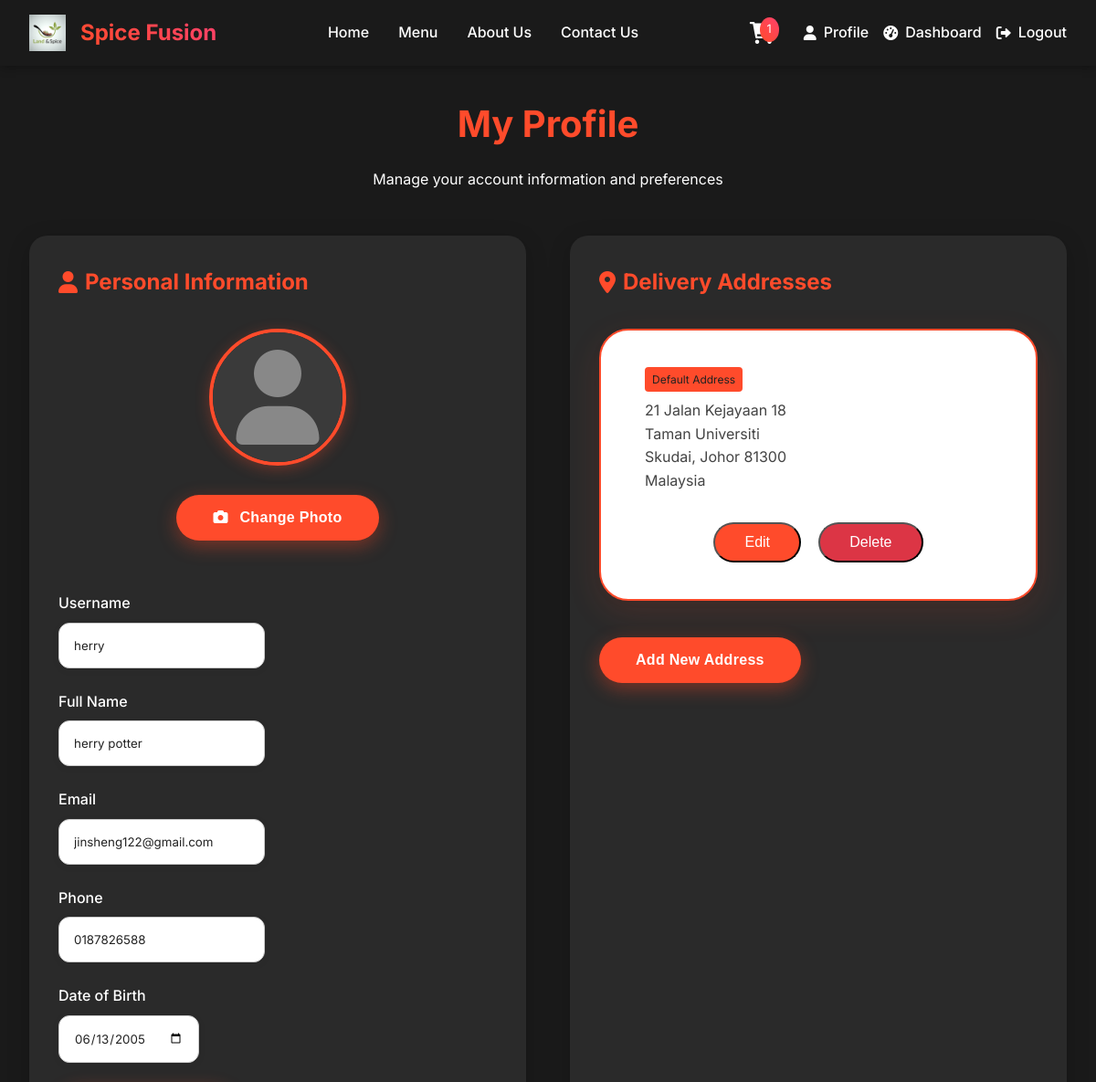
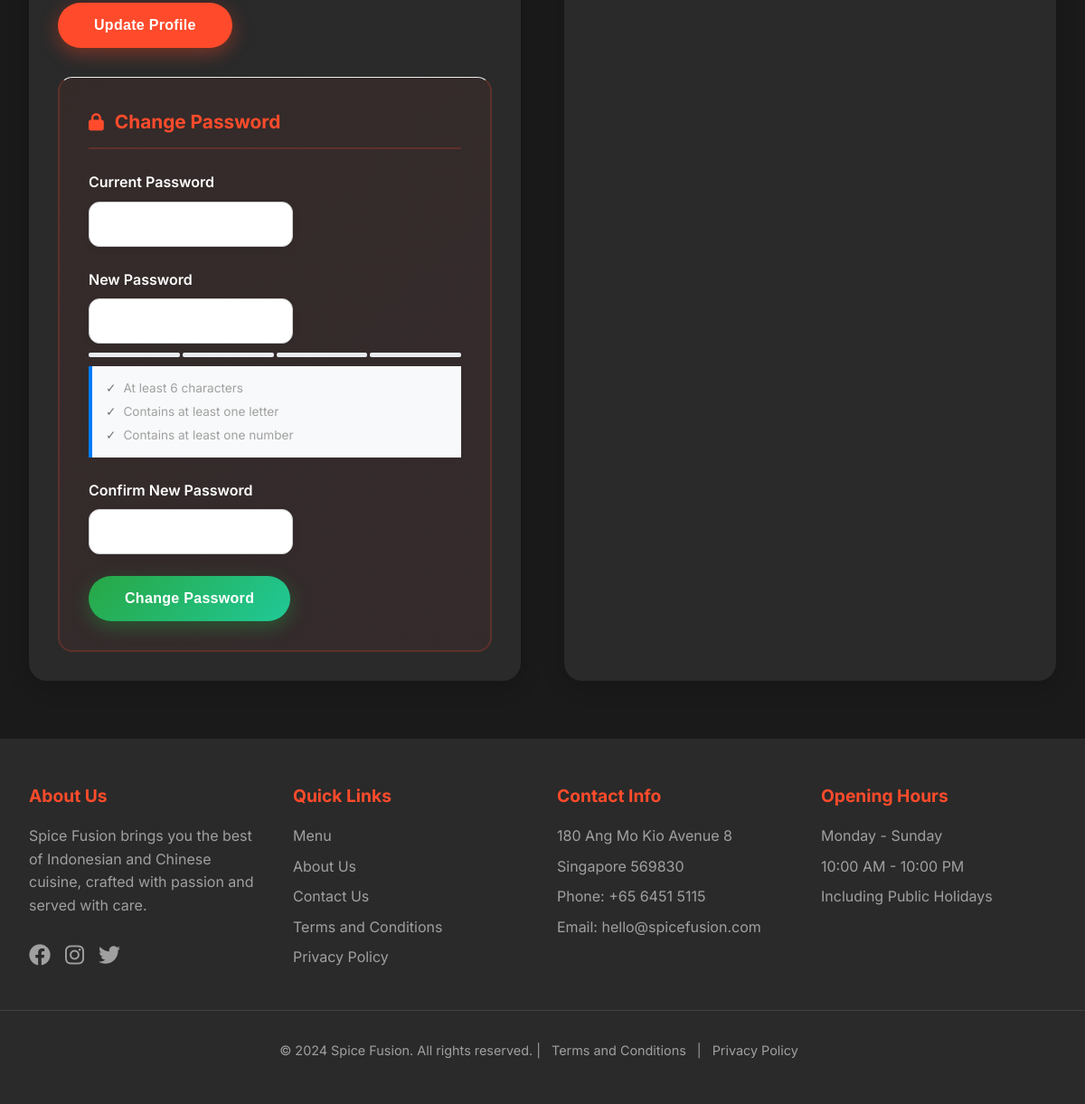
The page /customer/main/profile/profile.php (signed in) on the database its author committed (2 pictures, top to bottom).
### tables this page shows
CREATE TABLE `user` (
  `user_id` int(11) NOT NULL,
  `username` varchar(50) NOT NULL,
  `email` varchar(100) NOT NULL,
  `password_hash` varchar(255) NOT NULL,
  `first_name` varchar(50) NOT NULL,
  `last_name` varchar(50) NOT NULL,
  `phone` varchar(20) DEFAULT NULL,
  `date_of_birth` date DEFAULT NULL,
  `gender` enum('Male','Female','Other') DEFAULT NULL,
  `profile_image` varchar(255) DEFAULT 'user.jpg',
  `is_active` tinyint(1) DEFAULT 1,
  `is_verified` tinyint(1) DEFAULT 0,
  `security_question_id` int(11) DEFAULT NULL,
  `security_answer_hash` varchar(255) DEFAULT NULL,
  `created_at` timestamp NOT NULL DEFAULT current_timestamp(),
  `updated_at` timestamp NOT NULL DEFAULT current_timestamp() ON UPDATE current_timestamp(),
  `reset_token` varchar(100) DEFAULT NULL,
  `token_expiry` datetime DEFAULT NULL
);

CREATE TABLE `delivery_address` (
  `address_id` int(11) NOT NULL,
  `user_id` int(11) NOT NULL,
  `address_line1` varchar(255) NOT NULL,
  `address_line2` varchar(255) DEFAULT NULL,
  `city` varchar(100) NOT NULL,
  `state` varchar(100) NOT NULL,
  `postal_code` varchar(20) NOT NULL,
  `country` varchar(100) DEFAULT 'Malaysia',
  `is_default` tinyint(1) DEFAULT 0,
  `created_at` timestamp NOT NULL DEFAULT current_timestamp()
);

### customer/main/profile/profile.php (the view, shortened to what this page needs)
<?php
$pdo = getDBConnection();
$user_id = getCurrentUserId();
$stmt = $pdo->prepare("SELECT * FROM user WHERE user_id = ?");
$stmt->execute([$user_id]);
$user = $stmt->fetch();
$stmt = $pdo->prepare("SELECT * FROM delivery_address WHERE user_id = ? ORDER BY is_default DESC, created_at DESC");
$stmt->execute([$user_id]);
$addresses = $stmt->fetchAll();
?>
<!DOCTYPE html>
<html lang="en">
<head>
    <link rel="stylesheet" href="https://cdnjs.cloudflare.com/ajax/libs/font-awesome/6.0.0/css/all.min.css">
    <link rel="stylesheet" href="../../includes/styles.css">
    <link rel="stylesheet" href="profile.css">
</head>
<body>
    <?php include_once __DIR__ . '/../../includes/header.php'; ?>
    <div class="profile-container">
        <div class="profile-header">
            <h1>My Profile</h1>
            <p>Manage your account information and preferences</p>
        </div>
        <div class="profile-content">
            <div class="profile-section">
                <h2><i class="fas fa-user"></i> Personal Information</h2>
                <div class="avatar-section">
                    <?php
                    $avatar_path = '';
                    $has_avatar = false;
                    if (!empty($user['profile_image']) && $user['profile_image'] !== 'user.jpg') {
                        $avatar_path = '../../uploads/avatars/' . $user['profile_image'];
                    }
                    ?>
                    <div class="avatar-wrapper">
                        <div class="avatar-preview">
                            <?php if ($has_avatar): ?>
                                <img src="<?php echo $avatar_path; ?>" alt="Profile Avatar" id="avatarPreview" class="avatar-image">
                            <?php else: ?>
                                <div class="avatar-placeholder" id="avatarPreview">
                                    <i class="fas fa-user"></i>
                                </div>
                            <?php endif; ?>
                        </div>
                        <button type="button" class="submit-btn avatar-change-button" onclick="document.getElementById('avatar').click()" style="width: 100%; max-width: 280px; font-weight: 700;">
                            <i class="fas fa-camera"></i> Change Photo
                        </button>
                    </div>
                </div>
                <form method="POST" enctype="multipart/form-data">
                    <div class="form-group" style="margin-top: 1.5rem;">
                        <label for="username">Username</label>
                        <input type="text" id="username" name="username" value="<?php echo htmlspecialchars($user['username']); ?>" required>
                    </div>
                    <div class="form-group">
                        <label for="full_name">Full Name</label>
                        <input type="text" id="full_name" name="full_name" value="<?php echo htmlspecialchars(trim(($user['first_name'] ?? '') . ' ' . ($user['last_name'] ?? ''))); ?>" required>
                    </div>
                    <div class="form-group">
                        <label for="email">Email</label>
                        <input type="email" id="email" name="email" value="<?php echo htmlspecialchars($user['email']); ?>" required>
                    </div>
                    <div class="form-group">
                        <label for="phone">Phone</label>
                        <input type="tel" id="phone" name="phone" value="<?php echo htmlspecialchars($user['phone']); ?>">
                    </div>
                    <div class="form-group">
                        <label for="date_of_birth">Date of Birth</label>
                        <input type="date" id="date_of_birth" name="date_of_birth" value="<?php echo htmlspecialchars($user['date_of_birth'] ?? ''); ?>">
                    </div>
                    <button type="submit" class="submit-btn">Update Profile</button>
                </form>
                <div class="change-password-section" style="margin-top: 2rem; padding-top: 2rem; border-top: 1px solid #eee;">
                    <h3 class="change-password-heading"><i class="fas fa-lock"></i> Change Password</h3>
                    <form method="POST" id="changePasswordForm">
                        <div class="form-group">
                            <label for="current_password">Current Password</label>
                            <input type="password" id="current_password" name="current_password" required>
                        </div>
                        <div class="form-group">
                            <label for="new_password">New Password</label>
                            <input type="password" id="new_password" name="new_password" required minlength="6">
                            <div class="password-strength-container">
                                <div class="password-strength-bar">
                                    <div class="password-strength-segment" id="strength-seg-1"></div>
                                    <div class="password-strength-segment" id="strength-seg-2"></div>
                                    <div class="password-strength-segment" id="strength-seg-3"></div>
                                    <div class="password-strength-segment" id="strength-seg-4"></div>
                                </div>
                                <div class="password-requirements">
                                    <div class="requirement invalid" id="req-length">
                                        <span>✓</span>
                                        <span>At least 6 characters</span>
                                    </div>
                                    <div class="requirement invalid" id="req-letter">
                                        <span>✓</span>
                                        <span>Contains at least one letter</span>
                                    </div>
                                    <div class="requirement invalid" id="req-number">
                                        <span>✓</span>
                                        <span>Contains at least one number</span>
                                    </div>
                                </div>
                            </div>
                        </div>
                        <div class="form-group">
                            <label for="confirm_password">Confirm New Password</label>
                            <input type="password" id="confirm_password" name="confirm_password" required minlength="6">
                        </div>
                        <button type="submit" class="submit-btn" style="background-color: #28a745;">Change Password</button>
                    </form>
                </div>
            </div>
            <div class="profile-section">
                <h2><i class="fas fa-map-marker-alt"></i> Delivery Addresses</h2>
                <?php if (empty($addresses)): ?>
                    <p style="color: var(--text-gray);">No delivery addresses saved yet.</p>
                <?php else: ?>
                    <?php foreach ($addresses as $address): ?>
                        <div class="address-item">
                            <?php if ($address['is_default']): ?>
                                <span class="default-badge">Default Address</span>
                            <?php endif; ?>
                            <p><?php echo htmlspecialchars($address['address_line1']); ?></p>
                            <?php if ($address['address_line2']): ?>
                                <p><?php echo htmlspecialchars($address['address_line2']); ?></p>
                            <?php endif; ?>
                            <p><?php echo htmlspecialchars($address['city'] . ', ' . $address['state'] . ' ' . $address['postal_code']); ?></p>
                            <p><?php echo htmlspecialchars($address['country']); ?></p>
                            <div class="address-actions">
                                <button class="btn-small btn-edit" onclick='openEditAddressForm(
                                <?php echo json_encode
                                ([
                                    "address_id" => (int)$address["address_id"],
                                    "address_line1" => $address["address_line1"],
                                    "address_line2" => $address["address_line2"],
                                    "city" => $address["city"],
                                    "state" => $address["state"],
                                    "postal_code" => $address["postal_code"],
                                    "country" => $address["country"],
                                    "is_default" => (int)$address["is_default"],
                                ]); ?>)'>Edit</button>
                                <button class="btn-small btn-delete" onclick="deleteAddress(<?php echo $address['address_id']; ?>)">Delete</button>
                            </div>
                        </div>
                    <?php endforeach; ?>
                <?php endif; ?>
                <button class="submit-btn" onclick="showAddAddressForm()">Add New Address</button>
            </div>
        </div>
    </div>
    <?php include_once __DIR__ . '/../../includes/footer.php'; ?>
</body>
</html>

### customer/includes/styles.css (style rules this page uses)
:root { --primary-color: #FF4B2B; --secondary-color: #FF416C; --background-dark: #1a1a1a; --text-light: #ffffff; --text-gray: #a0a0a0; --card-bg: #2a2a2a; --gradient-primary: linear-gradient(45deg, var(--primary-color), var(--secondary-color)); --shadow-soft: 0 4px 6px rgba(0, 0, 0, 0.1); --shadow-strong: 0 8px 16px rgba(0, 0, 0, 0.2); --border-radius: 12px; --transition: all 0.3s ease; }
* { margin: 0; padding: 0; box-sizing: border-box; }
body { font-family: 'Inter', sans-serif; background-color: var(--background-dark); color: var(--text-light); line-height: 1.6; min-height: 100vh; }

### customer/main/profile/profile.php (style rules this page uses)
.password-strength-container { margin-top: 10px; }
.password-strength-bar { display: flex; gap: 3px; margin-bottom: 5px; }
.password-strength-segment { flex: 1; height: 5px; background-color: #e9ecef; border-radius: 2px; }
.password-requirements { margin-top: 10px; }
.requirement { display: flex; align-items: center; gap: 8px; font-size: 0.85rem; margin-bottom: 3px; }
.requirement.invalid { color: #6c757d; }
.requirement.invalid span:first-child { color: #6c757d; }

### rows shown on the page
user: username "herry", full_name "herry potter", email "jinsheng122@gmail.com", phone "0187826588", date_of_birth "06/13/2005"
delivery_address: is_default "Default Address", address_line1 "21 Jalan Kejayaan 18", address_line2 "Taman Universiti", city+state+postal_code "Skudai, Johor 81300", country "Malaysia"

### other values the page prints
$cart_count "1"
